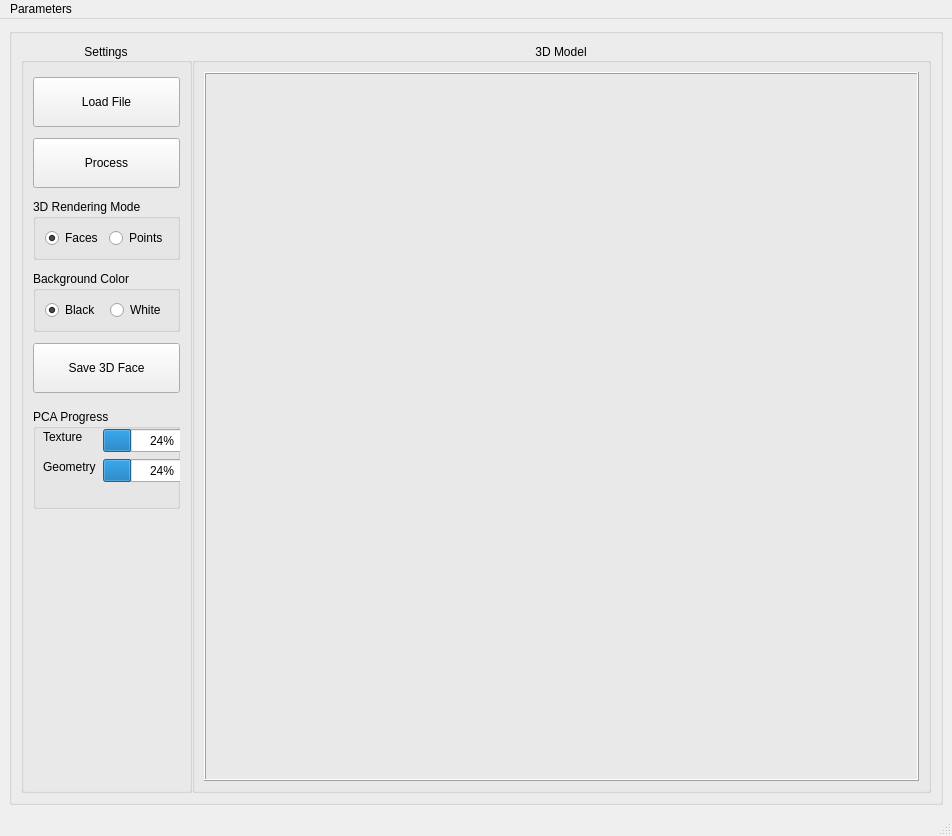
<?xml version="1.0" encoding="UTF-8"?>
<ui version="4.0">
 <class>MainWindow</class>
 <widget class="QMainWindow" name="MainWindow">
  <property name="geometry">
   <rect>
    <x>0</x>
    <y>0</y>
    <width>952</width>
    <height>836</height>
   </rect>
  </property>
  <property name="minimumSize">
   <size>
    <width>0</width>
    <height>0</height>
   </size>
  </property>
  <property name="windowTitle">
   <string>Example</string>
  </property>
  <widget class="QWidget" name="centralwidget">
   <layout class="QVBoxLayout" name="verticalLayout">
    <item>
     <widget class="QGroupBox" name="groupGUI">
      <property name="font">
       <font>
        <weight>50</weight>
        <bold>false</bold>
       </font>
      </property>
      <property name="title">
       <string/>
      </property>
      <property name="alignment">
       <set>Qt::AlignCenter</set>
      </property>
      <property name="flat">
       <bool>false</bool>
      </property>
      <layout class="QVBoxLayout" name="verticalLayout_7" stretch="90">
       <item>
        <layout class="QHBoxLayout" name="horizontalLayout_7" stretch="0,80">
         <property name="spacing">
          <number>0</number>
         </property>
         <item>
          <widget class="QGroupBox" name="uipanel1">
           <property name="title">
            <string>Settings</string>
           </property>
           <property name="alignment">
            <set>Qt::AlignCenter</set>
           </property>
           <layout class="QHBoxLayout" name="horizontalLayout_3">
            <item>
             <layout class="QHBoxLayout" name="horizontalLayout_panel1" stretch="0">
              <property name="sizeConstraint">
               <enum>QLayout::SetDefaultConstraint</enum>
              </property>
              <item>
               <layout class="QVBoxLayout" name="verticalLayout_5">
                <property name="sizeConstraint">
                 <enum>QLayout::SetDefaultConstraint</enum>
                </property>
                <property name="leftMargin">
                 <number>0</number>
                </property>
                <item>
                 <spacer name="verticalSpacer">
                  <property name="orientation">
                   <enum>Qt::Vertical</enum>
                  </property>
                  <property name="sizeType">
                   <enum>QSizePolicy::Fixed</enum>
                  </property>
                  <property name="sizeHint" stdset="0">
                   <size>
                    <width>20</width>
                    <height>5</height>
                   </size>
                  </property>
                 </spacer>
                </item>
                <item>
                 <widget class="QPushButton" name="LoadFile">
                  <property name="sizePolicy">
                   <sizepolicy hsizetype="Minimum" vsizetype="Expanding">
                    <horstretch>0</horstretch>
                    <verstretch>0</verstretch>
                   </sizepolicy>
                  </property>
                  <property name="maximumSize">
                   <size>
                    <width>16777215</width>
                    <height>50</height>
                   </size>
                  </property>
                  <property name="text">
                   <string>Load File</string>
                  </property>
                 </widget>
                </item>
                <item>
                 <spacer name="verticalSpacer_4">
                  <property name="orientation">
                   <enum>Qt::Vertical</enum>
                  </property>
                  <property name="sizeType">
                   <enum>QSizePolicy::Fixed</enum>
                  </property>
                  <property name="sizeHint" stdset="0">
                   <size>
                    <width>20</width>
                    <height>5</height>
                   </size>
                  </property>
                 </spacer>
                </item>
                <item>
                 <widget class="QPushButton" name="Process">
                  <property name="sizePolicy">
                   <sizepolicy hsizetype="Minimum" vsizetype="Expanding">
                    <horstretch>0</horstretch>
                    <verstretch>0</verstretch>
                   </sizepolicy>
                  </property>
                  <property name="maximumSize">
                   <size>
                    <width>16777215</width>
                    <height>50</height>
                   </size>
                  </property>
                  <property name="text">
                   <string>Process</string>
                  </property>
                  <property name="default">
                   <bool>false</bool>
                  </property>
                  <property name="flat">
                   <bool>false</bool>
                  </property>
                 </widget>
                </item>
                <item>
                 <spacer name="verticalSpacer_5">
                  <property name="orientation">
                   <enum>Qt::Vertical</enum>
                  </property>
                  <property name="sizeType">
                   <enum>QSizePolicy::Fixed</enum>
                  </property>
                  <property name="sizeHint" stdset="0">
                   <size>
                    <width>20</width>
                    <height>5</height>
                   </size>
                  </property>
                 </spacer>
                </item>
                <item>
                 <widget class="QGroupBox" name="uipaneldisplay">
                  <property name="title">
                   <string>3D Rendering Mode</string>
                  </property>
                  <layout class="QHBoxLayout" name="horizontalLayout_14">
                   <item>
                    <layout class="QHBoxLayout" name="horizontalLayout_6">
                     <item>
                      <widget class="QRadioButton" name="rbFaces">
                       <property name="text">
                        <string>Faces</string>
                       </property>
                       <property name="checked">
                        <bool>true</bool>
                       </property>
                      </widget>
                     </item>
                     <item>
                      <widget class="QRadioButton" name="rbPoints">
                       <property name="text">
                        <string>Points</string>
                       </property>
                       <property name="checked">
                        <bool>false</bool>
                       </property>
                      </widget>
                     </item>
                    </layout>
                   </item>
                  </layout>
                 </widget>
                </item>
                <item>
                 <spacer name="verticalSpacer_8">
                  <property name="orientation">
                   <enum>Qt::Vertical</enum>
                  </property>
                  <property name="sizeType">
                   <enum>QSizePolicy::Fixed</enum>
                  </property>
                  <property name="sizeHint" stdset="0">
                   <size>
                    <width>20</width>
                    <height>5</height>
                   </size>
                  </property>
                 </spacer>
                </item>
                <item>
                 <widget class="QGroupBox" name="uipanelbackground">
                  <property name="title">
                   <string>Background Color</string>
                  </property>
                  <layout class="QHBoxLayout" name="horizontalLayout_27">
                   <item>
                    <layout class="QHBoxLayout" name="horizontalLayout_17">
                     <item>
                      <widget class="QRadioButton" name="rbWhite">
                       <property name="text">
                        <string>Black</string>
                       </property>
                       <property name="checked">
                        <bool>true</bool>
                       </property>
                      </widget>
                     </item>
                     <item>
                      <widget class="QRadioButton" name="rbBlack">
                       <property name="text">
                        <string>White</string>
                       </property>
                      </widget>
                     </item>
                    </layout>
                   </item>
                  </layout>
                 </widget>
                </item>
                <item>
                 <spacer name="verticalSpacer_2">
                  <property name="orientation">
                   <enum>Qt::Vertical</enum>
                  </property>
                  <property name="sizeType">
                   <enum>QSizePolicy::Fixed</enum>
                  </property>
                  <property name="sizeHint" stdset="0">
                   <size>
                    <width>20</width>
                    <height>5</height>
                   </size>
                  </property>
                 </spacer>
                </item>
                <item>
                 <widget class="QPushButton" name="exportResult">
                  <property name="sizePolicy">
                   <sizepolicy hsizetype="Minimum" vsizetype="Expanding">
                    <horstretch>0</horstretch>
                    <verstretch>0</verstretch>
                   </sizepolicy>
                  </property>
                  <property name="maximumSize">
                   <size>
                    <width>16777215</width>
                    <height>50</height>
                   </size>
                  </property>
                  <property name="text">
                   <string>Save 3D Face</string>
                  </property>
                 </widget>
                </item>
                <item>
                 <spacer name="verticalSpacer_11">
                  <property name="orientation">
                   <enum>Qt::Vertical</enum>
                  </property>
                  <property name="sizeType">
                   <enum>QSizePolicy::Fixed</enum>
                  </property>
                  <property name="sizeHint" stdset="0">
                   <size>
                    <width>20</width>
                    <height>10</height>
                   </size>
                  </property>
                 </spacer>
                </item>
                <item>
                 <widget class="QGroupBox" name="groupBox">
                  <property name="minimumSize">
                   <size>
                    <width>2</width>
                    <height>100</height>
                   </size>
                  </property>
                  <property name="title">
                   <string>PCA Progress</string>
                  </property>
                  <widget class="QProgressBar" name="prog1">
                   <property name="geometry">
                    <rect>
                     <x>70</x>
                     <y>20</y>
                     <width>118</width>
                     <height>23</height>
                    </rect>
                   </property>
                   <property name="value">
                    <number>24</number>
                   </property>
                  </widget>
                  <widget class="QProgressBar" name="prog2">
                   <property name="geometry">
                    <rect>
                     <x>70</x>
                     <y>50</y>
                     <width>118</width>
                     <height>23</height>
                    </rect>
                   </property>
                   <property name="value">
                    <number>24</number>
                   </property>
                  </widget>
                  <widget class="QLabel" name="label">
                   <property name="geometry">
                    <rect>
                     <x>10</x>
                     <y>20</y>
                     <width>55</width>
                     <height>16</height>
                    </rect>
                   </property>
                   <property name="text">
                    <string>Texture</string>
                   </property>
                  </widget>
                  <widget class="QLabel" name="label_2">
                   <property name="geometry">
                    <rect>
                     <x>10</x>
                     <y>50</y>
                     <width>55</width>
                     <height>16</height>
                    </rect>
                   </property>
                   <property name="text">
                    <string>Geometry</string>
                   </property>
                  </widget>
                 </widget>
                </item>
                <item>
                 <spacer name="verticalSpacer_12">
                  <property name="orientation">
                   <enum>Qt::Vertical</enum>
                  </property>
                  <property name="sizeType">
                   <enum>QSizePolicy::Fixed</enum>
                  </property>
                  <property name="sizeHint" stdset="0">
                   <size>
                    <width>20</width>
                    <height>10</height>
                   </size>
                  </property>
                 </spacer>
                </item>
                <item>
                 <spacer name="verticalSpacer_3">
                  <property name="orientation">
                   <enum>Qt::Vertical</enum>
                  </property>
                  <property name="sizeHint" stdset="0">
                   <size>
                    <width>20</width>
                    <height>40</height>
                   </size>
                  </property>
                 </spacer>
                </item>
                <item>
                 <spacer name="verticalSpacer_7">
                  <property name="orientation">
                   <enum>Qt::Vertical</enum>
                  </property>
                  <property name="sizeType">
                   <enum>QSizePolicy::Expanding</enum>
                  </property>
                  <property name="sizeHint" stdset="0">
                   <size>
                    <width>20</width>
                    <height>40</height>
                   </size>
                  </property>
                 </spacer>
                </item>
               </layout>
              </item>
             </layout>
            </item>
           </layout>
          </widget>
         </item>
         <item>
          <widget class="QGroupBox" name="uipanel2">
           <property name="title">
            <string>3D Model</string>
           </property>
           <property name="alignment">
            <set>Qt::AlignCenter</set>
           </property>
           <layout class="QHBoxLayout" name="horizontalLayout">
            <item>
             <widget class="QFrame" name="frame">
              <property name="frameShape">
               <enum>QFrame::Box</enum>
              </property>
              <property name="frameShadow">
               <enum>QFrame::Raised</enum>
              </property>
              <layout class="QHBoxLayout" name="horizontalLayout_9">
               <property name="leftMargin">
                <number>1</number>
               </property>
               <property name="topMargin">
                <number>1</number>
               </property>
               <property name="rightMargin">
                <number>1</number>
               </property>
               <property name="bottomMargin">
                <number>1</number>
               </property>
               <item>
                <layout class="QHBoxLayout" name="frame_horizontalLayout"/>
               </item>
              </layout>
             </widget>
            </item>
           </layout>
          </widget>
         </item>
        </layout>
       </item>
      </layout>
     </widget>
    </item>
   </layout>
  </widget>
  <widget class="QMenuBar" name="menubar">
   <property name="geometry">
    <rect>
     <x>0</x>
     <y>0</y>
     <width>952</width>
     <height>26</height>
    </rect>
   </property>
   <widget class="QMenu" name="menuParameters">
    <property name="title">
     <string>Parameters</string>
    </property>
    <addaction name="actionOpen_New_Window"/>
   </widget>
   <addaction name="menuParameters"/>
  </widget>
  <widget class="QStatusBar" name="statusbar"/>
  <action name="actionOpen_New_Window">
   <property name="text">
    <string>Open New Window</string>
   </property>
  </action>
 </widget>
 <resources/>
 <connections/>
</ui>
